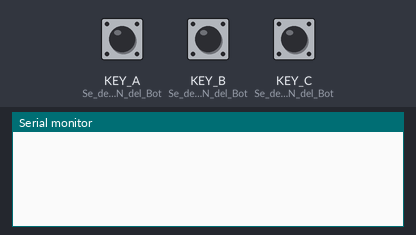
Simulated run of this sketch. Board: Seeed Wio Terminal. On the bench: the last lines printed to the serial monitor. The inputs (shaded band) are chosen by the test bench; at power-on: KEY_A (Se_declara_al_PIN_del_Bot) HIGH, KEY_B (Se_declara_al_PIN_del_Bot) HIGH, KEY_C (Se_declara_al_PIN_del_Bot) HIGH.

Above: at 1.2 s.
1.3 s: KEY_A (Se_declara_al_PIN_del_Bot) pulled LOW for 0.25 s
At 2.5 s:
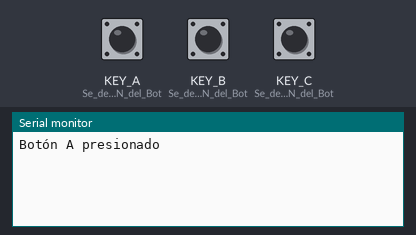
3.0 s: KEY_B (Se_declara_al_PIN_del_Bot) pulled LOW for 0.25 s
At 3.8 s:
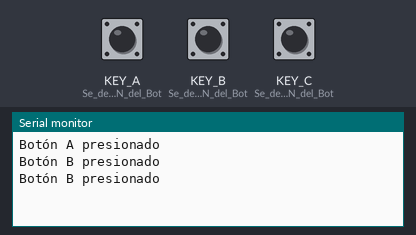
4.7 s: KEY_C (Se_declara_al_PIN_del_Bot) pulled LOW for 0.25 s
At 6.3 s:
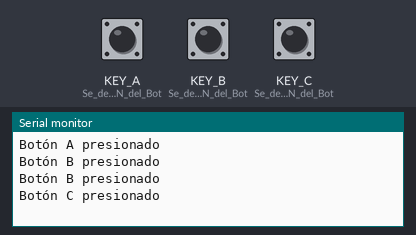

The sketch:

18_tresBotones.ino
```cpp
void setup() {
  Serial.begin(115200); // Definimos la velocidad de conexión serial
  pinMode(WIO_KEY_A, INPUT_PULLUP); // Se declara al PIN del Botón A como entrada con valor verdadero
  pinMode(WIO_KEY_B, INPUT_PULLUP); // Se declara al PIN del Botón B como entrada con valor verdadero
  pinMode(WIO_KEY_C, INPUT_PULLUP); // Se declara al PIN del Botón C como entrada con valor verdadero
}
void loop() {
  if (digitalRead(WIO_KEY_A) == LOW) { // Condicionamos el estado del botón A, en caso de ser falso lleva a cabo lo que está dentro
    Serial.println("Botón A presionado"); // Imprimimos en el serial el mensaje
  }
  else if (digitalRead(WIO_KEY_B) == LOW) { // Condicionamos el estado del botón B, en caso de ser falso lleva a cabo lo que está dentro
    Serial.println("Botón B presionado"); // Imprimimos en el serial el mensaje
  }
  else if (digitalRead(WIO_KEY_C) == LOW) { // Condicionamos el estado del botón C, en caso de ser falso lleva a cabo lo que está dentro
    Serial.println("Botón C presionado"); // Imprimimos en el serial el mensaje
  }
  delay(200);
}
```

Measured:
- after the input at 1.3 s, the serial monitor: prints a new line after 0.10 s (image 1)
- after the input at 3.0 s, the serial monitor: prints a new line at once (image 2)
- after the input at 4.7 s, the serial monitor: prints a new line after 0.10 s (image 3)
